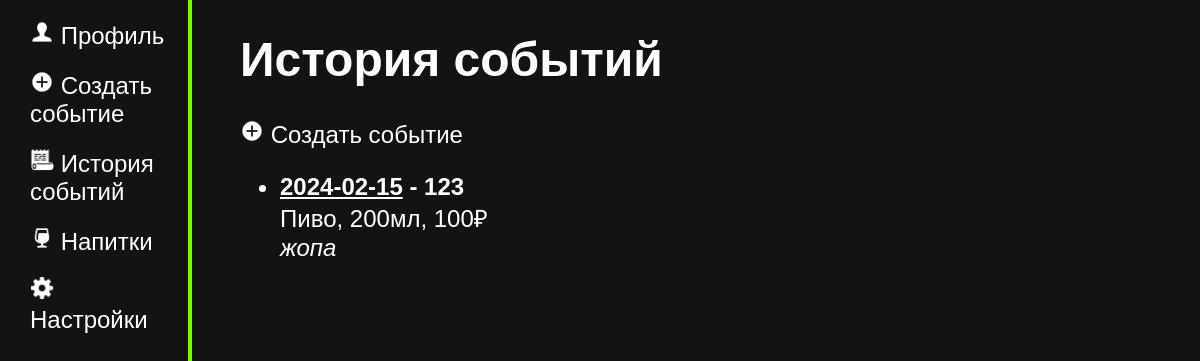
Before: /history (signed in) with the older database file.
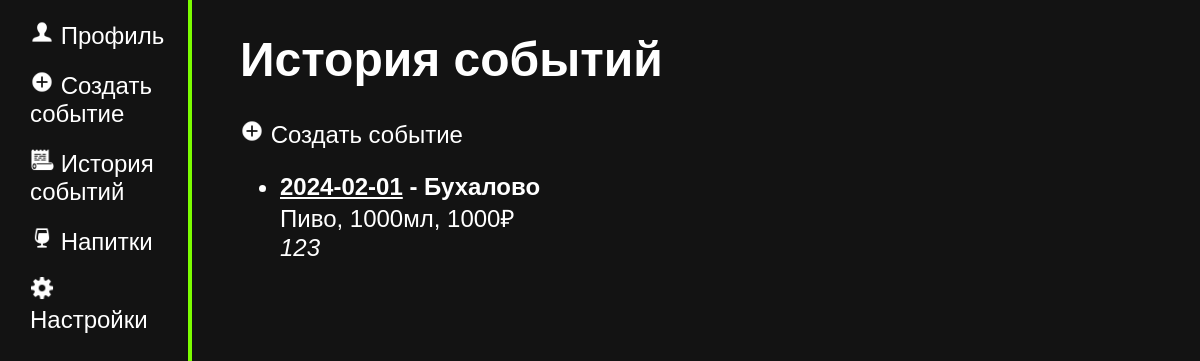
After: the same page with the newer database file.
### tables this page shows
CREATE TABLE events
(
    id INTEGER PRIMARY KEY AUTOINCREMENT,
    user_id INTEGER,
    drink_id INTEGER,
    drink_title TEXT,
    title TEXT,
    event_date DATE NOT NULL,
    volume INTEGER,
    money_spent INTEGER,
    descript TEXT,

    FOREIGN KEY(user_id) REFERENCES user(id) ON UPDATE CASCADE,
    FOREIGN KEY(drink_id) REFERENCES drink(id) ON UPDATE CASCADE
);

### main.py (the view)
@app.route("/history")
@login_required
def history():
    events = D.get_events(current_user.get_id())
    print(events)
    return render_template("history.html", events = events)

### data.py (called while the page is built)
    def get_user(self, user_id):
        try:
            self.cursor.execute(f"SELECT * FROM user WHERE id = {user_id} LIMIT 1")
            user = self.cursor.fetchone()
            return user
        except error:
                print("ОШИБКА! " + str(error))

    def get_events(self, user_id):
        try:
            self.cursor.execute(f"SELECT id, title, drink_title, event_date, volume, money_spent, descript FROM events WHERE user_id = {user_id} ORDER BY event_date DESC")
            events = self.cursor.fetchall()
            return events
        except error:
                print("ОШИБКА! " + str(error))

### main.py (called while the page is built)
@login_manager.user_loader
def load_user(user_id):
    print("load user")
    return User().fromDB(user_id, D)

def connect_db():
    connect = sqlite3.connect(app.config['DATABASE'])
    connect.row_factory = sqlite3.Row
    return connect

def get_db():
    if not hasattr(g, "link_db"):
        g.link_db = connect_db()
        print("БАЗА ДАННЫХ ПОЛУЧЕНА")
    return g.link_db

@app.before_request
def before_request():
    global D
    db = get_db()
    D = Data(db)

### user.py (called while the page is built)
    def fromDB(self, user_id, db):
        self.__user = db.get_user(user_id)
        return self

    def get_id(self):
        return str(self.__user['id'])

### templates/history.html (shortened to what this page needs)
{% extends 'base.html' %}
{%block body%}
<div class="main">
    <h1>История событий</h1>
    <p><img src="/static/img/add.png" style="height: 24px;"> <a href="/create_event">Создать событие</a></p>
    <ul>
        {%if events%}
        {%for i in events%}
        <div class="event">
            <li>
                <p> <b><u>{{i.event_date}}</u> - {{i.title}}</b>
                    <br> {{i.drink_title}}, {{i.volume}}мл, {{i.money_spent}}₽
                    <br> <i>{{i.descript}}</i>
                </p>
            </li>
        </div>
        {%endfor%}
        {%else%}
        <p>У вас пока нет событий, но вы можете их добавить</p>
        {%endif%}
    </ul>
</div>
{%endblock body%}

### templates/base.html (shortened to what this page needs)
<!DOCTYPE html>
<html lang="ru">
<head>
    <link rel="stylesheet" href="{{ url_for('static', filename = 'css/main.css') }}">
    <link rel="stylesheet" href="../static/css/main.css">
</head>
<body>
    <div class = "left_bar">
        {% if current_user.is_authenticated%}
        <p><img src="/static/img/profile.png"> <a href="/profile">Профиль</a></p>
        {%endif%}
        <p><img src="/static/img/add.png"> <a href="/create_event">Создать событие</a></p>
        <p><img src="/static/img/history.png"> <a href="/history">История событий</a></p>
        <p><img src="/static/img/drink.png"> <a href="/drinks">Напитки</a></p>
        {% if current_user.is_authenticated%}
        <p><img src="/static/img/settings.png"><a href="/settings"> Настройки</a></p>
        {%endif%}
    </div>
    {%block body%}
    {%endblock body%}
</body>
</html>

### static/css/main.css (style rules this page uses)
p, h1, a, br { color: rgb(255, 255, 255); text-decoration: none; }
body { color: rgb(255, 255, 255); padding: 0; margin: 0; font-family: Arial, Helvetica, sans-serif; font-size: 24px; background-color: rgb(19, 19, 19); }
.left_bar { position: fixed; float: left; width: 14%; height: 100vh; padding: 10px; border-right: 4px solid lawngreen; }
.left_bar p { padding: 10px; margin: 0; transition: background-color 0.2s; cursor: pointer; }
.left_bar p { padding-left: 20px; border-radius: 5px; }
.left_bar img { width: 24px; height: auto; }
.main { float: left; margin-left: 20%; width: 70%; }

Changed rows visible on the page:
removed events: event_date "2024-02-15", title "123", drink_title "Пиво", volume "200", money_spent "100", descript "жопа"
added events: event_date "2024-02-01", title "Бухалово", drink_title "Пиво", volume "1000", money_spent "1000", descript "123"
